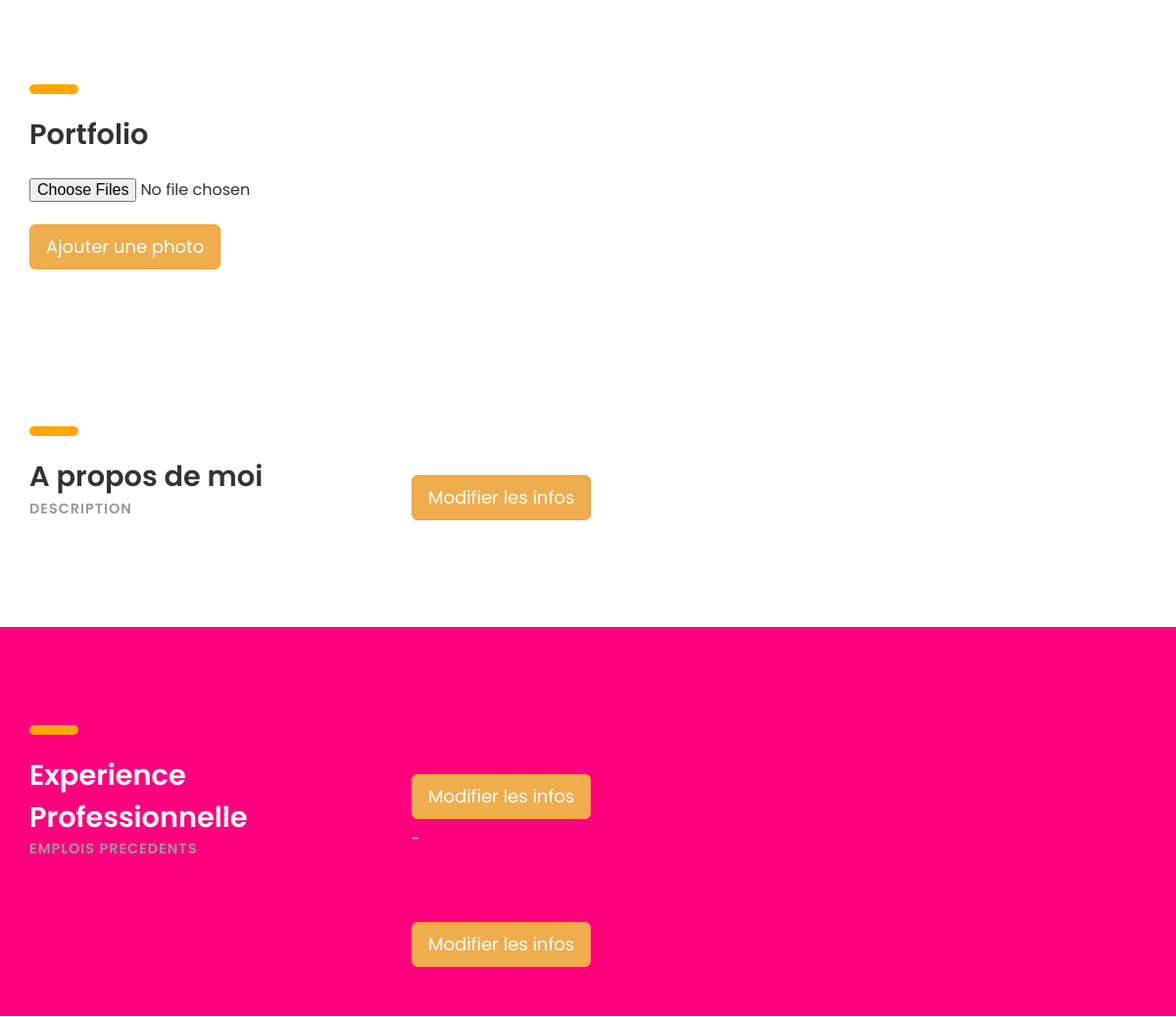
Before: /SALUT/Profil1.php (signed in, middle part) with the older database file.
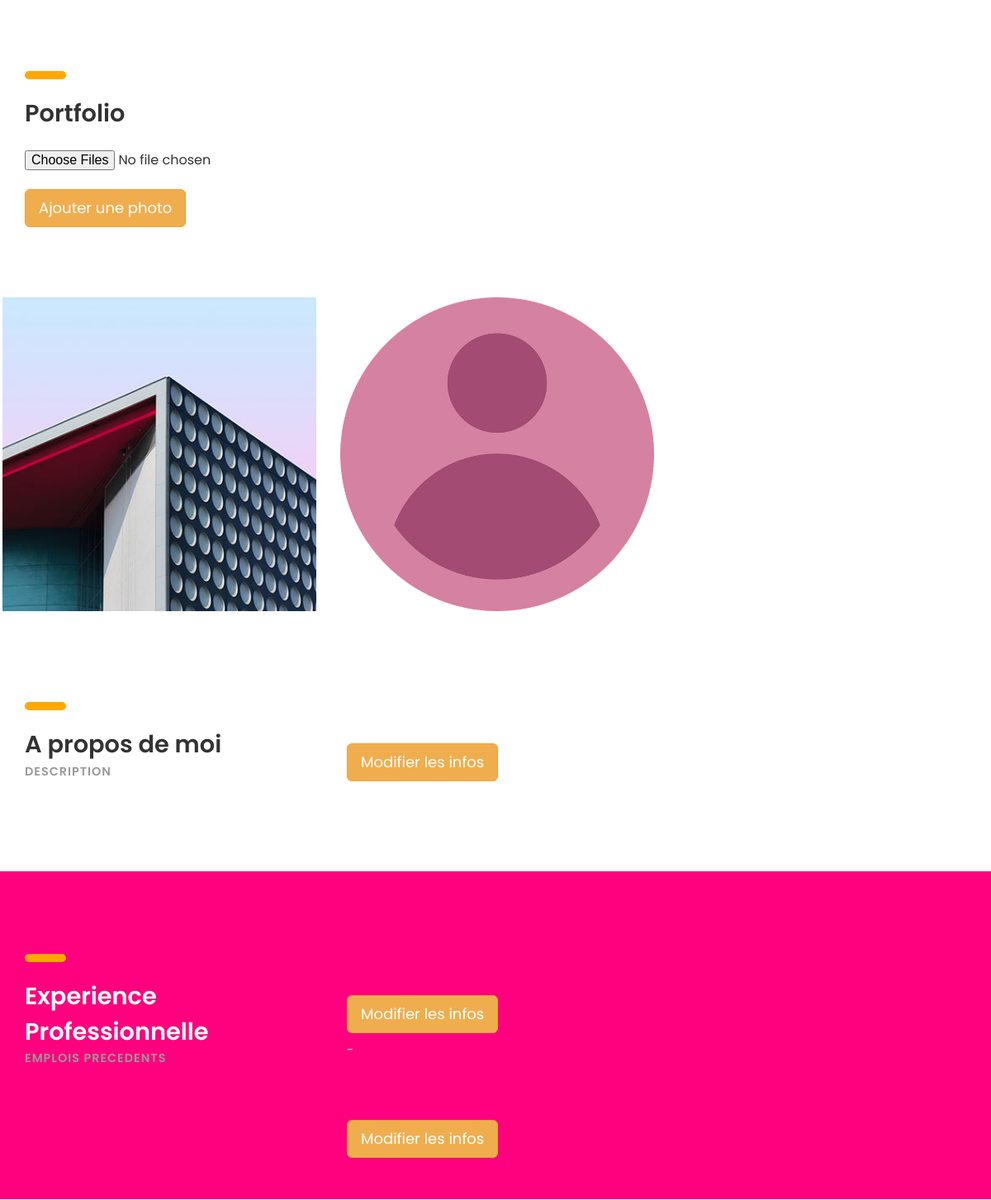
After: the same page with the newer database file.
### tables this page shows
CREATE TABLE `Album` (
  `id_photo` int(11) NOT NULL,
  `URL` text NOT NULL,
  `id_utilisateur` int(11) NOT NULL
);

### SALUT/Profil1.php (the view, shortened to what this page needs)
<?php
$id = $_SESSION["id"];
$bdd = new PDO('mysql:host=localhost;dbname=poolco;charset=utf8', 'root', 'root');
$requ = "SELECT URL FROM Album WHERE id_utilisateur=$id";
$bidule=$bdd->query($requ);
?>
<!DOCTYPE HTML>
<html lang="en">
<head>
   <link rel="stylesheet"
    href="https://maxcdn.bootstrapcdn.com/bootstrap/3.3.7/css/bootstrap.min.css">
  <link href="common-css/bootstrap.css" rel="stylesheet">
  <link href="common-css/ionicons.css" rel="stylesheet">
  <link href="common-css/fluidbox.min.css" rel="stylesheet">
  <link href="css/styles.css" rel="stylesheet">
  <link href="css/responsive.css" rel="stylesheet">
</head>
<body>
  <section class="portfolio-section section">
    <div class="container">
      <div class="row">
        <div class="col-sm-4">
          <div class="heading">
            <h3><b>Portfolio</b></h3>
            <form method="post" action="Profil1.php" enctype="multipart/form-data">
            <br><input id="fileToUpload" name="fileToUpload" type="file" multiple class="file-loading">
            <br><input type="submit" class="btn btn-warning btn-lg" name="AjPho" value="Ajouter une photo" id="Ajpho"></form>
          </div>
        </div>
        <div class="col-sm-8">
        </div>
      </div>
    </div>
    <div class="portfolioContainer">
      <?php
      while($donnees=$bidule->fetch())
      {
        $lien=$donnees['URL'];
      ?>
      <div class="p-item web-design">
        <a href="<?php echo $lien ?>" data-fluidbox>
          <img src="<?php echo $lien?>" class="truc" alt=""></a>
      </div>
      <?php
    }
    ?>
    </div>
  </section>
  <section class="about-section section">
    <div class="container">
      <div class="row">
        <div class="col-sm-4">
          <div class="heading">
            <h3><b>A propos de moi</b></h3>
            <h6 class="font-lite-black"><b>DESCRIPTION</b></h6>
          </div>
        </div>
        <div class="col-sm-8">
          <button type="button" class="btn btn-warning btn-lg" href="#" onclick="ouvreBoite2()">Modifier les infos</button>
        </div>
      </div>
    </div>
  </section>
  <section class="experience-section section">
    <div class="container">
      <div class="row">
        <div class="col-sm-4">
          <div class="heading">
            <h3><b>Experience Professionnelle</b></h3>
            <h6 class="font-lite-black"><b>EMPLOIS PRECEDENTS</b></h6>
          </div>
        </div>
        <div class="col-sm-8">
          <button type="button" class="btn btn-warning btn-lg" href="#" onclick="ouvreBoite3bis()">Modifier les infos</button><br>
          <div class="experience margin-b-50">
            <h6 class="margin-t-10"><?php echo $_SESSION["date_debut2"]; echo "-"; echo $_SESSION["date_fin2"]; ?></h6>
          </div>
          <br><button type="button" class="btn btn-warning btn-lg" href="#" onclick="ouvreBoite3()">Modifier les infos</button><br>
</div>
        </div>
      </div>
  </section>
</body>
</html>

### SALUT/css/styles.css (style rules this page uses)
html { font-size: 100%; height: 100%; overflow-x: hidden; margin: 0px; padding: 0px; touch-action: manipulation; }
body { font-size: 16px; font-family: 'Poppins', serif; width: 100%; height: 100%; margin: 0; font-weight: 400; -webkit-font-smoothing: antialiased; -moz-osx-font-smoothing: grayscale; word-wrap: break-word; color: #333; }
h1, h2, h3, h4, h5, h6, p, a, ul, span, li, img, inpot, button { margin: 0; padding: 0; }
h1,h2,h3,h4,h5,h6 { line-height: 1.5; font-weight: inherit; }
h1,h2,h3 { font-family: 'Poppins', cursive; }
h3 { font-size: 1.8em; }
h6 { font-size: .9em; letter-spacing: 1px; }
a, button { display: inline-block; text-decoration: none; color:inherit ; line-height: 1; -webkit-transition: all .25s ease-in-out; transition: all .25s ease-in-out; }
b { font-weight: 600; }
img { size: 100%; }
button { outline: 0; border: 0; background: none; cursor: pointer; }
.section { padding: 100px 0 50px; }
.section .heading { margin-bottom: 60px; }
.section .heading:before { content:''; height: 10px; width: 50px; border-radius: 5px; margin-bottom: 20px; display: block; background: #FFA804; }
.margin-t-10 { margin-top: 10px; }
.margin-b-50 { margin-bottom: 50px; }
.font-lite-black { color: #999; }
.portfolio-section { padding-bottom: 0; }
.portfolio-section .portfolioContainer { margin-left: -15px; margin-right: -15px; }
.portfolio-section .p-item { width: 33.333%; padding: 0 7.5px 0px; margin-top: 15px; }
.portfolio-section .p-item a { display: inline; }
.experience-section { background: #FF007F; color: #fff; }

### SALUT/Profil1.php (style rules this page uses)
.truc { padding-right: 10px; padding-left: 10px; padding-top: 10px; padding-bottom: 10px; height: 400px; }

Changed rows visible on the page:
added album: URL (picture)
added album: URL (picture)
